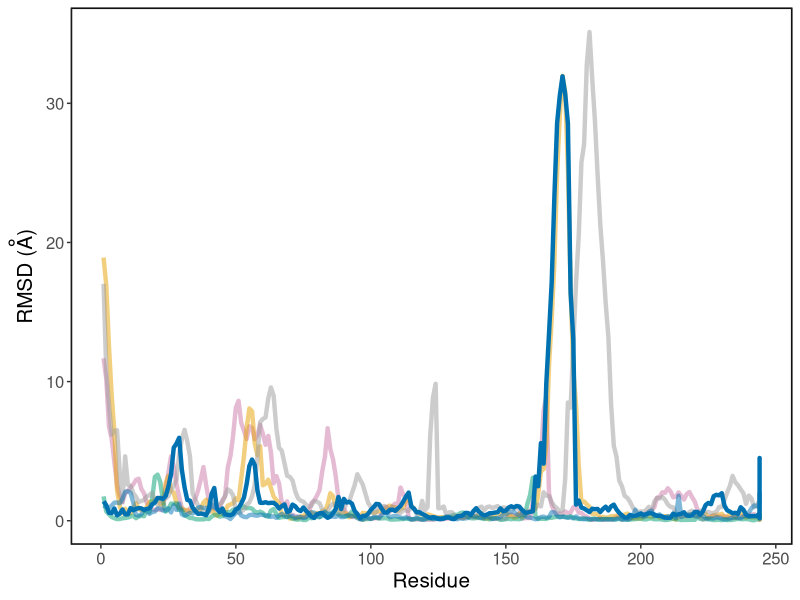

Here is the R script that generated this plot:
##########################################################################
# Code by: grabriella estevam 
# 
# plots RMSD of multiple kinases 
##########################################################################


library(ggplot2)
library("RColorBrewer")
library(readxl)

##########################################################################
# ----------------- Open RMSD excel file and plot  ----------------------
##########################################################################

RMSD <- read.csv("MET_DMS_RMSDs.csv")

cbbPalette <- c("#000000", "#E69F00", "#56B4E9", "#009E73", "#F0E442", "#0072B2", "#D55E00", "#CC79A7")

plot_RMSDs <-ggplot(RMSD)+
  geom_line(aes(x=RMSD$Residue,y=RMSD$AXL),size = 1.5,color="#CC79A7",alpha=0.5) + #pink
  geom_line(aes(x=RMSD$Residue,y=RMSD$IR),size = 1.5,color="#E69F00",alpha=0.5) + # orange
  geom_line(aes(x=RMSD$Residue,y=RMSD$EPHA3),size = 1.5,color="#009E73",alpha=0.5) + #green
  geom_line(aes(x=RMSD$Residue,y=RMSD$KIT),size = 1.5,color="#999999",alpha=0.5) + #grey
  geom_line(aes(x=RMSD$Residue,y=RMSD$RET),size = 1.5,color="#0072B2",alpha=0.5) + #teal
  geom_line(aes(x=RMSD$Residue,y=RMSD$MET),size = 1.5,color="#0072B2") + #orange
  ylab(expression(paste("RMSD (", ring(A),")")))+
  xlab('Residue')+
  theme_bw() +
  theme(text = element_text(size = 15),
        panel.background=element_rect(colour="black",size=1),
        panel.grid.major = element_blank(),
        panel.grid.minor = element_blank(),
        plot.background = element_blank())

plot(plot_RMSDs)
